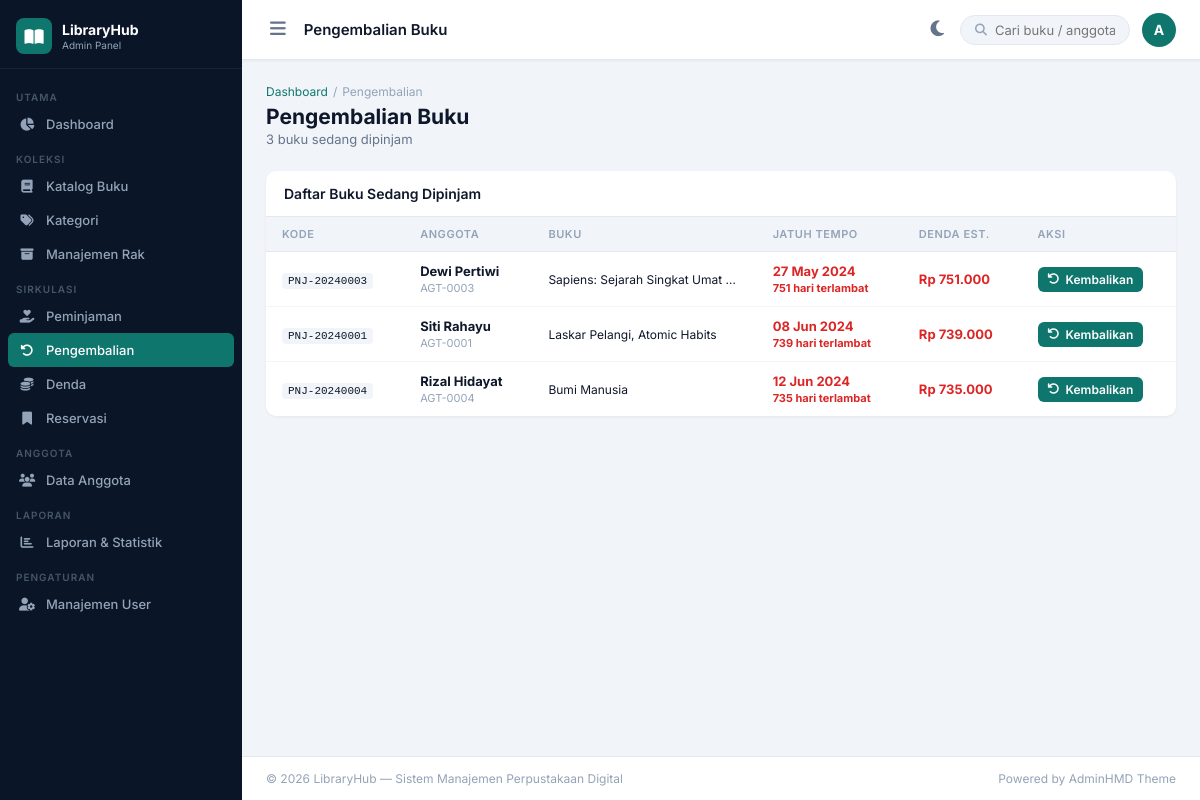
The app's page /pages/pengembalian.php (signed in) with its own data.
### tables this page shows
CREATE TABLE peminjaman (
    id INT AUTO_INCREMENT PRIMARY KEY,
    kode_pinjam VARCHAR(20) NOT NULL UNIQUE,
    anggota_id INT NOT NULL,
    petugas_id INT,
    tgl_pinjam DATE NOT NULL,
    tgl_kembali_rencana DATE NOT NULL,
    tgl_kembali_aktual DATE,
    status ENUM('dipinjam','dikembalikan','terlambat','hilang') DEFAULT 'dipinjam',
    denda INT DEFAULT 0,
    catatan TEXT,
    created_at TIMESTAMP DEFAULT CURRENT_TIMESTAMP,
    FOREIGN KEY (anggota_id) REFERENCES anggota(id),
    FOREIGN KEY (petugas_id) REFERENCES users(id) ON DELETE SET NULL
);

CREATE TABLE anggota (
    id INT AUTO_INCREMENT PRIMARY KEY,
    no_anggota VARCHAR(20) NOT NULL UNIQUE,
    user_id INT,
    nama VARCHAR(100) NOT NULL,
    nik VARCHAR(20),
    tempat_lahir VARCHAR(50),
    tgl_lahir DATE,
    jenis_kelamin ENUM('L','P'),
    alamat TEXT,
    no_hp VARCHAR(20),
    email VARCHAR(100),
    jenis_anggota ENUM('siswa','mahasiswa','umum','guru','dosen') DEFAULT 'umum',
    instansi VARCHAR(100),
    tgl_daftar DATE DEFAULT (CURDATE()),
    tgl_aktif_sampai DATE,
    foto VARCHAR(255),
    status ENUM('aktif','nonaktif','ditangguhkan') DEFAULT 'aktif',
    created_at TIMESTAMP DEFAULT CURRENT_TIMESTAMP,
    FOREIGN KEY (user_id) REFERENCES users(id) ON DELETE SET NULL
);

### includes/auth.php (called while the page is built, shortened)
<?php
require_once __DIR__ . '/config.php';
function e(mixed $s): string { return htmlspecialchars((string)$s, ENT_QUOTES, 'UTF-8'); }

### includes/config.php (called while the page is built, shortened)
<?php
function rupiah(int $n): string {
    return 'Rp ' . number_format($n, 0, ',', '.');
}
function hitungDenda(string $tglRencana): array {
    $today  = new DateTime();
    $rencana= new DateTime($tglRencana);
    $selisih= $today > $rencana ? (int)$today->diff($rencana)->days : 0;
    return ['hari'=>$selisih, 'total'=>$selisih * DENDA_PER_HARI];
}

### pages/pengembalian.php (the view, shortened to what this page needs)
<?php
require_once __DIR__.'/../includes/header.php';
$db=getDB();
$aktif=$db->query("
    SELECT p.*,a.nama AS anggota_nama,a.no_anggota,GROUP_CONCAT(b.judul SEPARATOR ', ') AS judul_buku
    FROM peminjaman p JOIN anggota a ON a.id=p.anggota_id
    JOIN peminjaman_detail pd ON pd.peminjaman_id=p.id
    JOIN buku b ON b.id=pd.buku_id
    WHERE p.status IN ('dipinjam','terlambat') GROUP BY p.id ORDER BY p.tgl_kembali_rencana ASC
")->fetchAll();
?>
<div class="page-header">
  <div>
    <div class="breadcrumb"><a href="../index.php">Dashboard</a><span class="sep">/</span> Pengembalian</div>
    <h1 class="page-title">Pengembalian Buku</h1>
    <p class="page-sub"><?=count($aktif)?> buku sedang dipinjam</p>
  </div>
</div>
<div class="card">
  <div class="card-header"><h3>Daftar Buku Sedang Dipinjam</h3></div>
  <div class="table-wrap">
    <table class="data-table">
      <thead><tr><th>Kode</th><th>Anggota</th><th>Buku</th><th>Jatuh Tempo</th><th>Denda Est.</th><th>Aksi</th></tr></thead>
      <tbody>
        <?php foreach($aktif as $r):
          $d2=hitungDenda($r['tgl_kembali_rencana']);
          $isLate=$d2['hari']>0;
        ?>
        <tr>
          <td><code><?=e($r['kode_pinjam'])?></code></td>
          <td><strong><?=e($r['anggota_nama'])?></strong><br><span style="font-size:11px;color:var(--muted)"><?=e($r['no_anggota'])?></span></td>
          <td style="font-size:12px;max-width:200px;white-space:nowrap;overflow:hidden;text-overflow:ellipsis"><?=e($r['judul_buku'])?></td>
          <td style="color:<?=$isLate?'#dc2626':'var(--text2)'?>;font-weight:<?=$isLate?700:400?>"><?=date('d M Y',strtotime($r['tgl_kembali_rencana']))?><?php if($isLate): ?><br><span style="font-size:11px"><?=$d2['hari']?> hari terlambat</span><?php endif; ?></td>
          <td style="font-weight:700;color:<?=$isLate?'#dc2626':'#059669'?>"><?=$isLate?rupiah($d2['total']):'Rp 0'?></td>
          <td><a href="pengembalian.php?pid=<?=$r['id']?>" class="btn btn-primary btn-sm"><i class="fas fa-undo"></i> Kembalikan</a></td>
        </tr>
        <?php endforeach; if(empty($aktif)): ?><tr><td colspan="6" style="text-align:center;padding:36px;color:var(--muted)">Tidak ada peminjaman aktif</td></tr><?php endif; ?>
      </tbody>
    </table>
  </div>
</div>
<?php require_once __DIR__.'/../includes/footer.php'; ?>

### assets/css/style.css (style rules this page uses)
*, *::before, *::after { box-sizing: border-box; margin: 0; padding: 0; }
:root { --primary: #0f766e; --primary-light: #14b8a6; --primary-dark: #0d5c57; --sidebar-bg: #0a1628; --sidebar-hover: #112240; --sidebar-active: #0f766e; --sidebar-text: #94a3b8; --sidebar-dim: #475569; --bg: #f1f5f9; --card: #fff; --topbar: #fff; --text: #0f172a; --text2: #64748b; --muted: #94a3b8; --border: #e2e8f0; --shadow: 0 1px 3px rgba(0, 0, 0, 0.06); --shadow-md: 0 4px 12px rgba(0, 0, 0, 0.08); --sidebar-w: 242px; --topbar-h: 60px; --r: 10px; --r-sm: 6px; }
html { font-size: 14px; }
body { font-family: "Inter", sans-serif; background: var(--bg); color: var(--text); display: flex; min-height: 100vh; overflow-x: hidden; }
.page-header { display: flex; align-items: flex-start; justify-content: space-between; margin-bottom: 24px; gap: 12px; flex-wrap: wrap; }
.page-title { font-size: 21px; font-weight: 700; }
.page-sub { font-size: 13px; color: var(--text2); margin-top: 2px; }
.breadcrumb { display: flex; align-items: center; gap: 5px; font-size: 12px; color: var(--muted); margin-bottom: 5px; }
.breadcrumb a { color: var(--primary); text-decoration: none; }
.breadcrumb .sep { color: var(--muted); }
.btn { display: inline-flex; align-items: center; gap: 6px; padding: 8px 16px; border-radius: var(--r-sm); font-size: 13px; font-weight: 600; cursor: pointer; border: none; transition: all 0.15s; text-decoration: none; font-family: inherit; }
.btn-primary { background: var(--primary); color: #fff; }
.btn-sm { padding: 5px 10px; font-size: 12px; }
.card { background: var(--card); border-radius: var(--r); box-shadow: var(--shadow); overflow: hidden; margin-bottom: 20px; }
.card-header { display: flex; align-items: center; justify-content: space-between; padding: 14px 18px; border-bottom: 1px solid var(--border); }
.card-header h3 { font-size: 14px; font-weight: 600; }
.table-wrap { overflow-x: auto; }
.data-table { width: 100%; border-collapse: collapse; font-size: 13px; }
.data-table th { text-align: left; font-weight: 600; font-size: 11px; text-transform: uppercase; letter-spacing: 0.05em; color: var(--muted); padding: 10px 16px; border-bottom: 1px solid var(--border); background: var(--bg); white-space: nowrap; }
.data-table td { padding: 11px 16px; border-bottom: 1px solid #f1f5f9; vertical-align: middle; }
.data-table tr:last-child td { border-bottom: none; }
.data-table code { background: var(--bg); padding: 2px 6px; border-radius: 4px; font-size: 11px; }

### records on screen
peminjaman: kode_pinjam "PNJ-20240003", anggota.nama "Dewi Pertiwi", anggota.no_anggota "AGT-0003", judul_buku "Sapiens: Sejarah Singkat Umat…", tgl_kembali_rencana "27 May 2024", tgl_kembali_rencana "751", tgl_kembali_rencana "Rp 751.000"
peminjaman: kode_pinjam "PNJ-20240001", anggota.nama "Siti Rahayu", anggota.no_anggota "AGT-0001", judul_buku "Laskar Pelangi, Atomic Habits", tgl_kembali_rencana "08 Jun 2024", tgl_kembali_rencana "739", tgl_kembali_rencana "Rp 739.000"
peminjaman: kode_pinjam "PNJ-20240004", anggota.nama "Rizal Hidayat", anggota.no_anggota "AGT-0004", judul_buku "Bumi Manusia", tgl_kembali_rencana "12 Jun 2024", tgl_kembali_rencana "735", tgl_kembali_rencana "Rp 735.000"

### other values on screen
$user['role'] "Admin"
$pageTitle "Pengembalian Buku"
substr($user['nama'],0,1) "A"
count($aktif) "3"
